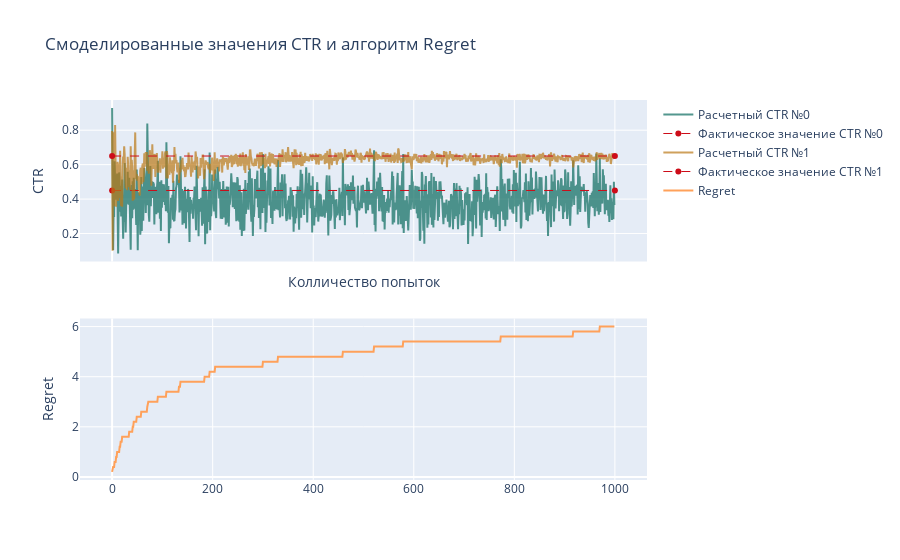

Notebook code for this chart:
### Markdown cell above
Общаем внимание на зону пересечения. Могут быть случаи, когда значение бета-распределения для объявления № 0 будет выше, чем для объявления № 1, поэтому алгоритм выберет объявление № 0 (которое работает хуже).

### Code cell
algorithm_performance()

### Figure 1 — Plotly figure (JSON) as saved in the notebook; plotly's stock layout.template omitted (floating-point values rounded to 4 significant figures; data arrays with more than 128 entries replaced by an {"elided": "..."} marker saying what was removed)
{"data": [{"line": {"color": "rgba(10, 108, 94, .7)", "width": 2}, "name": "Расчетный CTR №0", "type": "scatter", "x": {"elided": "1000 int values"}, "xaxis": "x", "y": {"elided": "1000 float values"}, "yaxis": "y"}, {"line": {"color": "rgb(205, 12, 24)", "dash": "dash", "width": 1}, "name": "Фактическое значение CTR №0", "type": "scatter", "x": [0, 1000], "xaxis": "x", "y": [0.45, 0.45], "yaxis": "y"}, {"line": {"color": "rgba(187, 121, 24, .7)", "width": 2}, "name": "Расчетный CTR №1", "type": "scatter", "x": {"elided": "1000 int values"}, "xaxis": "x", "y": {"elided": "1000 float values"}, "yaxis": "y"}, {"line": {"color": "rgb(205, 12, 24)", "dash": "dash", "width": 1}, "name": "Фактическое значение CTR №1", "type": "scatter", "x": [0, 1000], "xaxis": "x", "y": [0.65, 0.65], "yaxis": "y"}, {"name": "Regret", "type": "scatter", "x": {"elided": "1000 int values"}, "xaxis": "x2", "y": {"elided": "1000 float values"}, "yaxis": "y2"}], "layout": {"title": {"text": "Смоделированные значения CTR и алгоритм Regret"}, "xaxis": {"anchor": "y", "domain": [0, 1], "matches": "x2", "showticklabels": false, "title": {"text": "Колличество попыток"}}, "xaxis2": {"anchor": "y2", "domain": [0, 1]}, "yaxis": {"anchor": "x", "domain": [0.575, 1], "title": {"text": "CTR"}}, "yaxis2": {"anchor": "x2", "domain": [0, 0.425], "title": {"text": "Regret"}}}}
